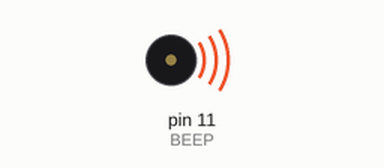
Recording of a program running on a simulated Raspberry Pi (header pin numbers). On the bench: buzzer (waves = sounding, pin HIGH).

Above: at 0.5 s.
Timing chart, 0 to 4.6 s (numbered marks = the images above):
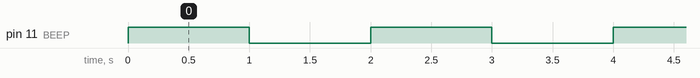

The program:

05_buzzer.py
```python
import RPi.GPIO as GPIO
import time

BEEP = 11

def setup():
	GPIO.setmode(GPIO.BOARD)
	GPIO.setup(BEEP, GPIO.OUT)

def loop():
	while True:
		GPIO.output(BEEP, not(GPIO.input(BEEP)))
		time.sleep(1)

def destroy():
	GPIO.output(BEEP, 1)
	GPIO.cleanup()

if __name__ == "__main__":
	try:
		setup()
		loop()
	except KeyboardInterrupt:
		destroy()
```

Measured:
- by itself, pin 11 (BEEP): alternates HIGH for 1.0 s and LOW for 1.0 s
